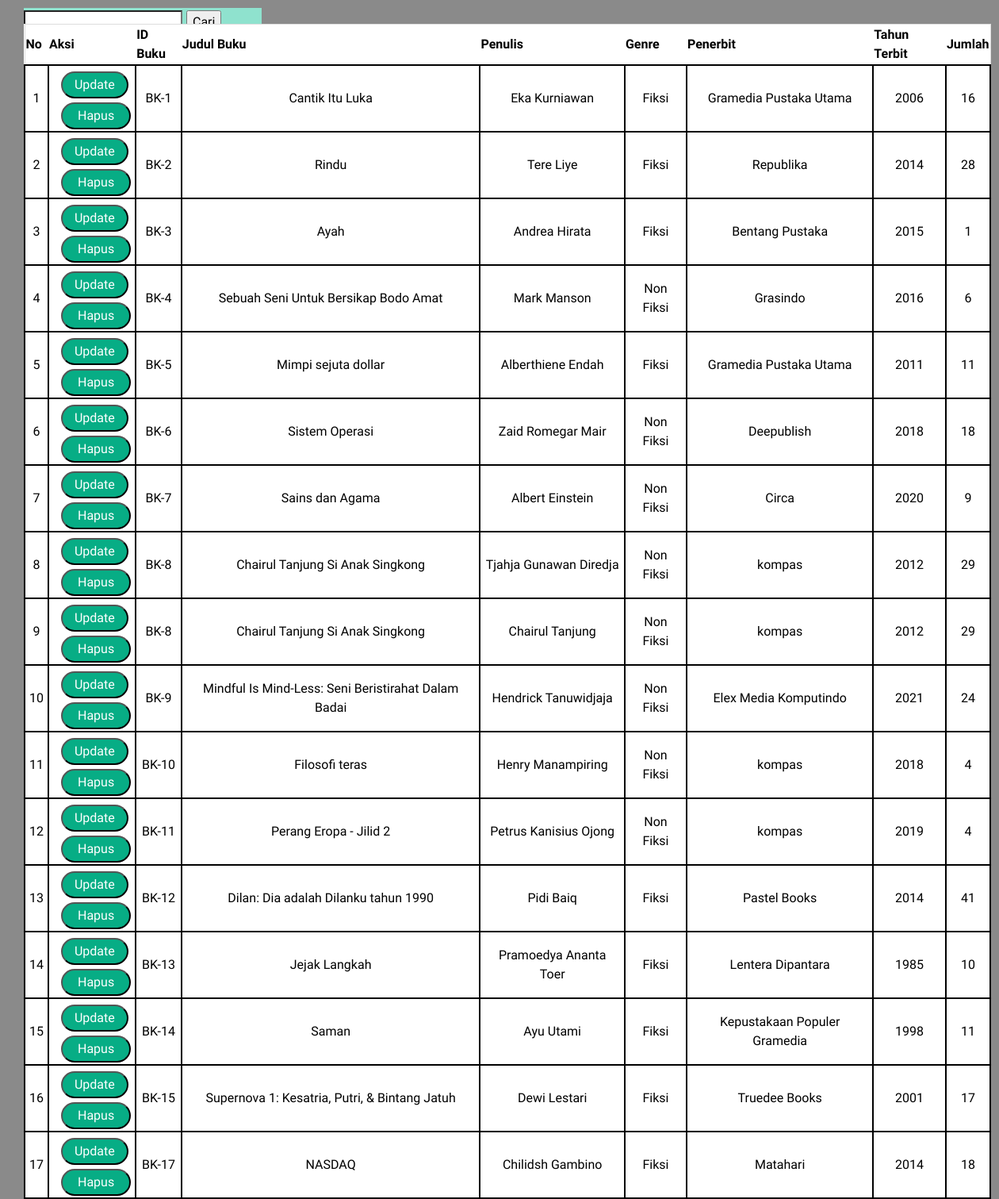
Page /manager/lihatBuku.php (signed in) on the committed database.
### tables this page shows
CREATE TABLE `tb_buku` (
  `id_buku` int(11) NOT NULL,
  `judul_buku` varchar(255) NOT NULL,
  `genre` varchar(255) NOT NULL,
  `id_penerbit` int(11) NOT NULL,
  `tahun_terbit` int(11) NOT NULL,
  `jumlah` int(11) NOT NULL,
  `dibuat` datetime DEFAULT NULL,
  `diubah` datetime DEFAULT NULL,
  `dihapus` datetime DEFAULT NULL,
  `status_data` enum('Aktif','Tidak Aktif') DEFAULT 'Aktif'
);

CREATE TABLE `tb_penulis` (
  `id_penulis` int(11) NOT NULL,
  `nama` varchar(255) NOT NULL,
  `jenis_kelamin` enum('Laki-Laki','Perempuan') NOT NULL,
  `tanggal_lahir` date DEFAULT NULL,
  `dibuat` datetime DEFAULT NULL,
  `diubah` datetime DEFAULT NULL,
  `dihapus` datetime DEFAULT NULL,
  `status_data` enum('Aktif','Tidak Aktif') DEFAULT 'Aktif'
);

CREATE TABLE `tb_penerbit` (
  `id_penerbit` int(11) NOT NULL,
  `nama_penerbit` varchar(255) NOT NULL,
  `jumlah_dipinjam` int(11) DEFAULT 0,
  `dibuat` datetime DEFAULT NULL,
  `diubah` datetime DEFAULT NULL,
  `dihapus` datetime DEFAULT NULL,
  `status_data` enum('Aktif','Tidak Aktif') DEFAULT 'Aktif'
);

### manager/functionsManager.php (called while the page is built, shortened)
<?php
$conn = mysqli_connect("localhost", "root", "", "db_buku");
function query($query){
    global $conn;
    $result = mysqli_query($conn, $query);
    $rows = [];
    while($row = mysqli_fetch_assoc($result)){
        $rows[] = $row;
    }
    return $rows;
}
?>

### manager/lihatBuku.php (the view, shortened to what this page needs)
<?php
require 'functionsManager.php';
$query = "SELECT tb_buku.id_buku, tb_buku.judul_buku, tb_penulis.nama, tb_buku.genre, tb_penerbit.nama_penerbit as penerbit, tb_buku.tahun_terbit, tb_buku.jumlah, tb_buku.dibuat, tb_buku.diubah, tb_buku.dihapus, tb_buku.status_data from tb_buku
join tb_kepengarangan on (tb_buku.id_buku = tb_kepengarangan.id_buku)
join tb_penulis on (tb_penulis.id_penulis = tb_kepengarangan.id_penulis)
join tb_penerbit on (tb_buku.id_penerbit = tb_penerbit.id_penerbit)
WHERE tb_buku.status_data = 'Aktif'
ORDER BY id_buku ASC";
$buku = query($query);
?>
<!DOCTYPE html>
<html>
    <head>
        <link rel="stylesheet" href="boots/css/bootstrap.css">
        <link rel="stylesheet" href="content/lihatBuku.css">
    </head>
    <body>
        <div id="article">
            <div id="head">
                <div id="cariPegawai">
                    <form action="" method="POST">
                        <input id="search" type="search" name="keyword" autocomplete="off">
                        <input id="btnSubmitAkun" type="submit" name="cari" value="Cari">
                    </form>
                </div>
            </div>
            <div id="daftarBuku">
                <div id="tableBuku" style="overflow-x:auto;">
                    <table>
                        <tr>
                            <th>No</th>
                            <th>Aksi</th>
                            <th>ID Buku</th>
                            <th>Judul Buku</th>
                            <th>Penulis</th>
                            <th>Genre</th>
                            <th>Penerbit</th>
                            <th>Tahun Terbit</th>
                            <th>Jumlah</th>
                        </tr>
                        <?php $i= 1; ?>
                        <?php foreach( $buku as $row ) :?>
                        <tr>
                            <td><?= $i ?></td>
                            <td>
                                <a href="updateBuku.php?id_buku=<?= $row['id_buku'];?>">
                                    <button class="update">Update</button>
                                </a></br>
                                <a href="hapusBuku.php?id_buku=<?= $row['id_buku']; ?>" onclick="return confirm('hapus data?')";>
                                    <button class="hapus">Hapus</button>
                                </a>
                            </td>
                            <td><?php echo "BK-", $row['id_buku'] ?></td>
                            <td><?php echo $row['judul_buku'] ?></td>
                            <td><?php echo $row['nama']?></td>
                            <td><?php echo $row['genre']?></td>
                            <td><?php echo $row['penerbit']?></td>
                            <td><?php echo $row['tahun_terbit'] ?></td>
                            <td><?php echo $row['jumlah'] ?></td>
                        </tr>
                        <?php $i++; ?>
                        <?php endforeach; ?>
                    </table>
                </div>
            </div>
        </div>
    </body>
</html>

### manager/content/lihatBuku.css (style rules this page uses)
body { width: 100%; position: absolute; display: block; margin:0 auto; left: 0px; font-family: 'Montserrat Alternates', sans-serif; background-color: #8A8A8A; }
#article { display: block; color: white; }
#head { display: block; float: left; width: 100%; }
#cariPegawai { display: block; float: left; width: 20%; background-color: #8FE2CE; margin-top: 10px; margin-left: 30px; color: black; height: 30px; width: 300px; }
#search { display: block; float: left; margin-top: 3px; width: 200px; }
#btnSubmitAkun { display: block; float: left; margin-top: 3px; margin-left: 5px; }
#daftarBuku { display: block; float: left; margin-left: 30px; background-color: #8FE2CE; height: 500px; width: 1220px; color: black; }
table { border-collapse: collapse; border-spacing: 0; width: 100%; border: 1px solid #ddd; background-color: white; }
tr td { text-align: center; padding-top: 2px; padding-bottom: 2px; padding-left: 5px; padding-right: 5px; border: 2px black solid; }
.update { display: block; float: left; margin-top: 5px; margin-left: 10px; background-color: #07AD85; border-radius: 100px; color: white; font-size: 16px; font-family: 'Montserrat Alternates', sans-serif; font-weight: 500; padding: 3px 15px 3px 15px; cursor: pointer; }
.hapus { display: block; float: left; margin-top: 5px; margin-left: 10px; background-color: #07AD85; border-radius: 100px; color: white; font-size: 16px; font-family: 'Montserrat Alternates', sans-serif; font-weight: 500; padding: 3px 19px 3px 19px; cursor: pointer; }

### rows in the picture
tb_buku: id_buku "1", judul_buku "Cantik Itu Luka", tb_penulis.nama "Eka Kurniawan", genre "Fiksi", id_penerbit.nama_penerbit "Gramedia Pustaka Utama", tahun_terbit "2006", jumlah "16"
tb_buku: id_buku "2", judul_buku "Rindu", tb_penulis.nama "Tere Liye", genre "Fiksi", id_penerbit.nama_penerbit "Republika", tahun_terbit "2014", jumlah "28"
tb_buku: id_buku "3", judul_buku "Ayah", tb_penulis.nama "Andrea Hirata", genre "Fiksi", id_penerbit.nama_penerbit "Bentang Pustaka", tahun_terbit "2015", jumlah "1"
tb_buku: id_buku "4", judul_buku "Sebuah Seni Untuk Bersikap Bodo Amat", tb_penulis.nama "Mark Manson", genre "Non Fiksi", id_penerbit.nama_penerbit "Grasindo", tahun_terbit "2016", jumlah "6"
tb_buku: id_buku "5", judul_buku "Mimpi sejuta dollar", tb_penulis.nama "Alberthiene Endah", genre "Fiksi", id_penerbit.nama_penerbit "Gramedia Pustaka Utama", tahun_terbit "2011", jumlah "11"
tb_buku: id_buku "6", judul_buku "Sistem Operasi", tb_penulis.nama "Zaid Romegar Mair", genre "Non Fiksi", id_penerbit.nama_penerbit "Deepublish", tahun_terbit "2018", jumlah "18"
tb_buku: id_buku "7", judul_buku "Sains dan Agama", tb_penulis.nama "Albert Einstein", genre "Non Fiksi", id_penerbit.nama_penerbit "Circa", tahun_terbit "2020", jumlah "9"
tb_buku: id_buku "8", judul_buku "Chairul Tanjung Si Anak Singkong", tb_penulis.nama "Tjahja Gunawan Diredja", genre "Non Fiksi", id_penerbit.nama_penerbit "kompas", tahun_terbit "2012", jumlah "29", tb_penulis.nama "Chairul Tanjung"
tb_buku: id_buku "9", judul_buku "Mindful Is Mind-Less: Seni Beristirahat Dalam Badai", tb_penulis.nama "Hendrick Tanuwidjaja", genre "Non Fiksi", id_penerbit.nama_penerbit "Elex Media Komputindo", tahun_terbit "2021", jumlah "24"
tb_buku: id_buku "10", judul_buku "Filosofi teras", tb_penulis.nama "Henry Manampiring", genre "Non Fiksi", id_penerbit.nama_penerbit "kompas", tahun_terbit "2018", jumlah "4"
tb_buku: id_buku "11", judul_buku "Perang Eropa - Jilid 2", tb_penulis.nama "Petrus Kanisius Ojong", genre "Non Fiksi", id_penerbit.nama_penerbit "kompas", tahun_terbit "2019", jumlah "4"
tb_buku: id_buku "12", judul_buku "Dilan: Dia adalah Dilanku tahun 1990", tb_penulis.nama "Pidi Baiq", genre "Fiksi", id_penerbit.nama_penerbit "Pastel Books", tahun_terbit "2014", jumlah "41"
tb_buku: id_buku "13", judul_buku "Jejak Langkah", tb_penulis.nama "Pramoedya Ananta Toer", genre "Fiksi", id_penerbit.nama_penerbit "Lentera Dipantara", tahun_terbit "1985", jumlah "10"
tb_buku: id_buku "14", judul_buku "Saman", tb_penulis.nama "Ayu Utami", genre "Fiksi", id_penerbit.nama_penerbit "Kepustakaan Populer Gramedia", tahun_terbit "1998", jumlah "11"
tb_buku: id_buku "15", judul_buku "Supernova 1: Kesatria, Putri, & Bintang Jatuh", tb_penulis.nama "Dewi Lestari", genre "Fiksi", id_penerbit.nama_penerbit "Truedee Books", tahun_terbit "2001", jumlah "17"
tb_buku: id_buku "17", judul_buku "NASDAQ", tb_penulis.nama "Chilidsh Gambino", genre "Fiksi", id_penerbit.nama_penerbit "Matahari", tahun_terbit "2014", jumlah "18"
